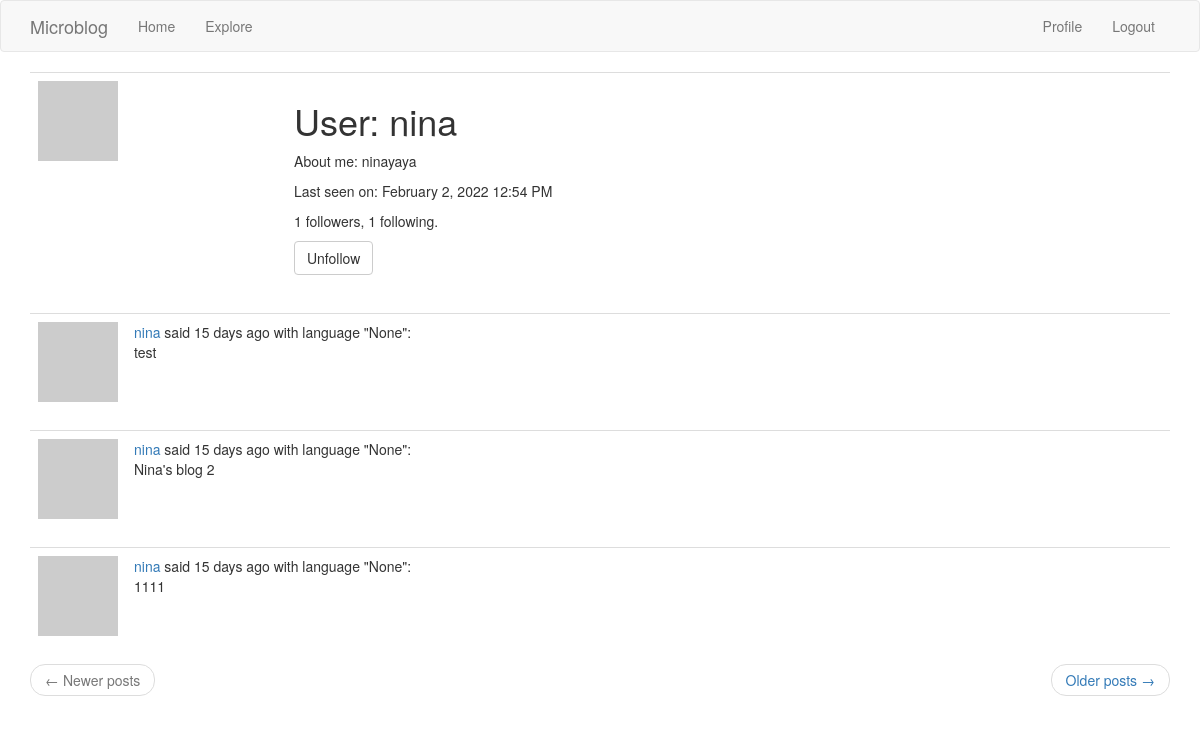
Page /user/nina (signed in) on the committed database.
### app/models.py (models this page shows, shortened)
class User(UserMixin, db.Model):
    id = db.Column(db.Integer, primary_key=True)
    username = db.Column(db.String(64), index=True, unique=True)
    email = db.Column(db.String(120), index=True, unique=True)
    password_hash = db.Column(db.String(128))
    posts = db.relationship('Post', backref='author', lazy='dynamic')
    about_me = db.Column(db.String(140))
    last_seen = db.Column(db.DateTime, default=datetime.utcnow)
    followed = db.relationship(
        'User', secondary=followers,
        primaryjoin=(followers.c.follower_id == id),
        secondaryjoin=(followers.c.followed_id == id),
        backref=db.backref('followers', lazy='dynamic'), lazy='dynamic')
    def avatar(self, size):
        digest = md5(self.email.lower().encode('utf-8')).hexdigest()
        return 'https://www.gravatar.com/avatar/{}?d=identicon&s={}'.format(
            digest, size)
    def is_following(self, user):
        return self.followed.filter(
            followers.c.followed_id == user.id).count() > 0

class Post(db.Model):
    id = db.Column(db.Integer, primary_key=True)
    body = db.Column(db.String(140))
    timestamp = db.Column(db.DateTime, index=True, default=datetime.utcnow)
    user_id = db.Column(db.Integer, db.ForeignKey('user.id'))
    language = db.Column(db.String(5))

### app/main/routes.py (the view)
@bp.route('/user/<username>')
@login_required
def user(username):
    user = User.query.filter_by(username=username).first_or_404()
    page = request.args.get('page', 1, type=int)
    posts = user.posts.order_by(Post.timestamp.desc()).paginate(
        page, current_app.config['POSTS_PER_PAGE'], False)
    next_url = url_for('main.user', username=user.username,
                       page=posts.next_num) if posts.has_next else None
    prev_url = url_for('main.user', username=user.username,
                       page=posts.prev_num) if posts.has_prev else None
    form = EmptyForm()
    return render_template('user.html', user=user, posts=posts.items,
                           next_url=next_url, prev_url=prev_url, form=form)

### app/main/forms.py
class EmptyForm(FlaskForm):
    submit = SubmitField('Submit')

### app/main/routes.py (called while the page is built)
@bp.before_app_request
def before_request():
    if current_user.is_authenticated:
        current_user.last_seen = datetime.utcnow()
        db.session.commit()
    g.locale = str(get_locale())

### app/models.py (called while the page is built)
@login.user_loader
def load_user(id):
    return User.query.get(int(id))

### app/templates/user.html (shortened to what this page needs)
{% extends "base.html" %}
{% block app_content %}
    <table class="table table-hover">
        <tr>
            <td width="256px"><img src="{{ user.avatar(256) }}"></td>
            <td>
                <h1>User: {{ user.username }}</h1>
                {% if user.about_me %}<p>About me: {{ user.about_me }}</p>{% endif %}
                {% if user.last_seen %}<p>Last seen on: {{ moment(user.last_seen).format('LLL') }}</p>{% endif %}
                <p>{{ user.followers.count() }} followers, {{ user.followed.count() }} following.</p>
                {% if user == current_user %}
                <p>Your email: {{ user.email }}</p>
                <p>Your locale: {{ g.locale }}</p>
                <p><a href="{{ url_for('main.edit_profile') }}">Edit your profile</a></p>
                {% else %}
                <p>
                    <form action="{{ url_for('main.unfollow', username=user.username) }}" method="post">
                        {{ form.submit(value='Unfollow', class_='btn btn-default') }}
                    </form>
                </p>
                {% endif %}
            </td>
        </tr>
    </table>
    {% for post in posts %}
        {% include '_post.html' %}
    {% endfor %}
    <nav aria-label="...">
        <ul class="pager">
            <li class="previous{% if not prev_url %} disabled{% endif %}">
                <a href="{{ prev_url or '#' }}">
                    <span aria-hidden="true">&larr;</span> Newer posts
                </a>
            </li>
            <li class="next{% if not next_url %} disabled{% endif %}">
                <a href="{{ next_url or '#' }}">
                    Older posts <span aria-hidden="true">&rarr;</span>
                </a>
            </li>
        </ul>
    </nav>
{% endblock %}

### app/templates/_post.html (shortened to what this page needs)
<table class="table table-hover">
    <tr>
        <td width="70px">
            <a href="{{ url_for('main.user', username=post.author.username) }}">
                <img src="{{ post.author.avatar(70) }}" />
            </a>
        </td>
        <td>
            <a href="{{ url_for('main.user', username=post.author.username) }}">
                {{ post.author.username }}
            </a>
            said {{ moment(post.timestamp).fromNow() }} with language "{{ post.language }}":
            <br>
            <span id="post{{ post.id }}">{{ post.body }}</span>
        </td>
    </tr>
</table>

### rows in the picture
User: username "nina", about_me "ninayaya", last_seen "February 2, 2022 12:54 PM"
Post: author.username "nina", timestamp "15 days ago", language "None", body "test"
Post: author.username "nina", timestamp "15 days ago", language "None", body "Nina's blog 2"
Post: author.username "nina", timestamp "15 days ago", language "None", body "1111"

### other values in the picture
{{ user.followers.count() }} "1"
{{ user.followed.count() }} "1"
